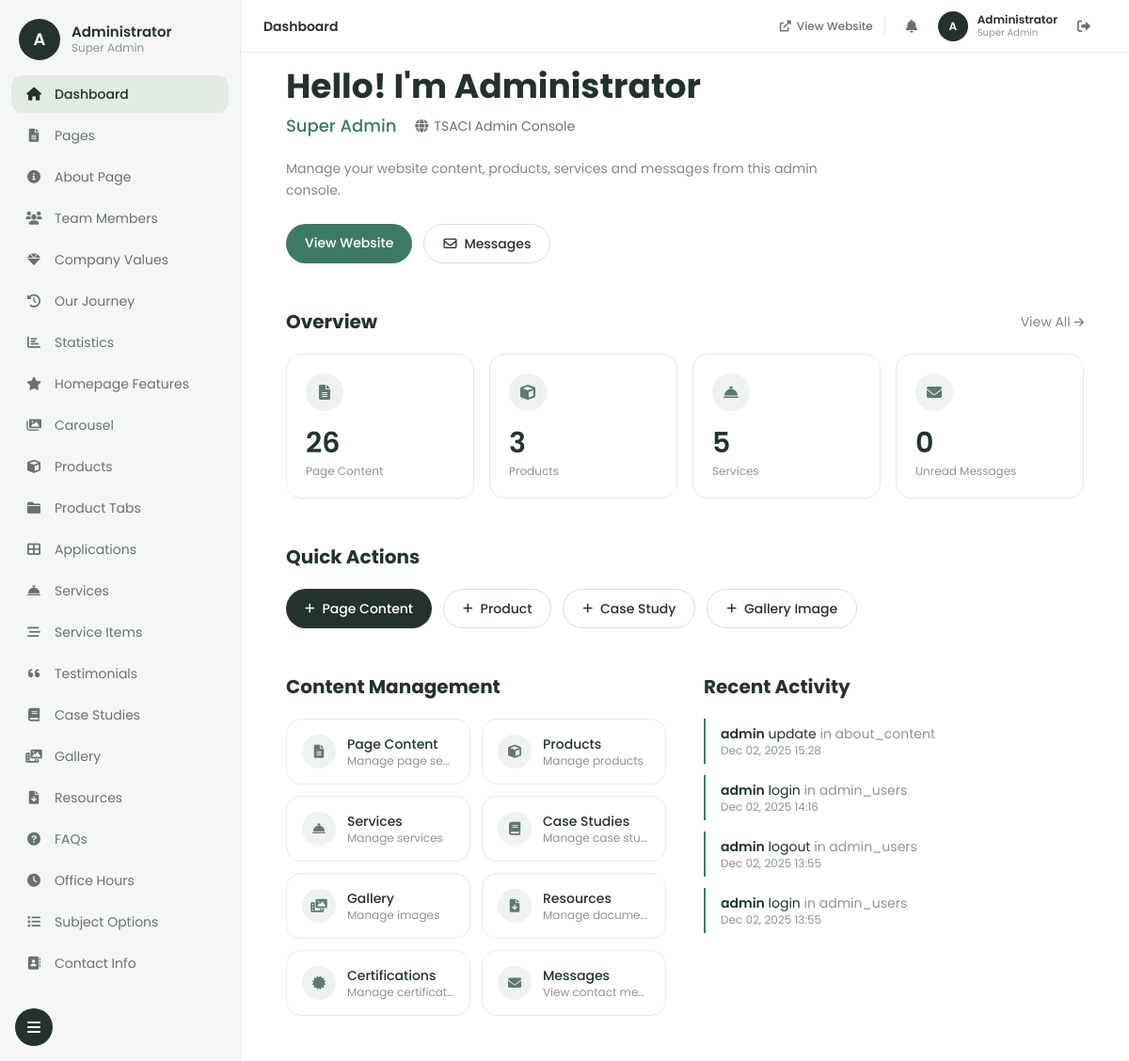
/admin/index.php (signed in), run on the app's committed database.
### tables this page shows
CREATE TABLE `activity_logs` (
  `id` int(11) NOT NULL,
  `user_id` int(11) DEFAULT NULL,
  `action` varchar(100) NOT NULL,
  `table_name` varchar(50) DEFAULT NULL,
  `record_id` int(11) DEFAULT NULL,
  `description` text DEFAULT NULL,
  `ip_address` varchar(45) DEFAULT NULL,
  `user_agent` text DEFAULT NULL,
  `created_at` timestamp NOT NULL DEFAULT current_timestamp()
);

### admin/index.php (the view, shortened to what the rows shown need)
<?php
require_once 'config.php';
$user = getCurrentUser();
$db = getDB();
$stats = [];
$result = $db->query("SELECT COUNT(*) as count FROM page_content WHERE is_active = 1");
$stats['pages'] = $result->fetch_assoc()['count'];
$result = $db->query("SELECT COUNT(*) as count FROM products WHERE is_active = 1");
$stats['products'] = $result->fetch_assoc()['count'];
$result = $db->query("SELECT COUNT(*) as count FROM services WHERE is_active = 1");
$stats['services'] = $result->fetch_assoc()['count'];
$result = $db->query("SELECT COUNT(*) as count FROM case_studies WHERE is_active = 1");
$stats['case_studies'] = $result->fetch_assoc()['count'];
$result = $db->query("SELECT COUNT(*) as count FROM gallery_images WHERE is_active = 1");
$stats['gallery'] = $result->fetch_assoc()['count'];
$result = $db->query("SELECT COUNT(*) as count FROM resources WHERE is_active = 1");
$stats['resources'] = $result->fetch_assoc()['count'];
$result = $db->query("SELECT COUNT(*) as count FROM certifications WHERE is_active = 1");
$stats['certifications'] = $result->fetch_assoc()['count'];
$result = $db->query("SELECT COUNT(*) as count FROM contact_messages WHERE is_read = 0 AND is_archived = 0");
$stats['messages'] = $result->fetch_assoc()['count'];
$result = $db->query("SELECT al.*, au.username, au.full_name FROM activity_logs al LEFT JOIN admin_users au ON al.user_id = au.id ORDER BY al.created_at DESC LIMIT 10");
$recent_activity = [];
while ($row = $result->fetch_assoc()) {
    $recent_activity[] = $row;
}
?>
<!DOCTYPE html>
<html lang="en">
<head>
    <script src="https://cdn.tailwindcss.com"></script>
    <link href="https://cdnjs.cloudflare.com/ajax/libs/font-awesome/6.0.0/css/all.min.css" rel="stylesheet">
</head>
<body class="bg-gray-100">
    <?php include 'includes/sidebar.php'; ?>
    <div class="lg:ml-64 p-6 lg:p-12">
        <div class="mb-12 fade-in fade-in-delay-1">
            <h1 class="text-3xl lg:text-4xl font-bold text-[#23332c]">Hello! I'm <?php echo htmlspecialchars($user['full_name'] ?: $user['username']); ?></h1>
            <div class="flex flex-wrap items-center gap-x-5 gap-y-2 mt-2">
                <span class="text-[#3d7a66] font-medium text-lg"><?php echo htmlspecialchars(ucwords(str_replace('_', ' ', $user['role'] ?? 'Administrator'))); ?></span>
                <span class="inline-flex items-center gap-1.5 text-sm text-[#66746c]">
                    <i class="fas fa-globe"></i> <?php echo SITE_NAME; ?>
                </span>
            </div>
            <p class="text-[#7d8b84] mt-5 max-w-xl text-sm leading-relaxed">
                Manage your website content, products, services and messages from this admin console.
            </p>
            <div class="flex flex-wrap gap-3 mt-6">
                <a href="../index.php" target="_blank" class="px-5 py-2.5 rounded-full bg-[#3d7a66] text-white text-sm font-medium hover:bg-[#2f6351] transition-colors">View Website</a>
                <a href="messages.php" class="inline-flex items-center gap-2 px-5 py-2.5 rounded-full border border-[#d6ded9] text-sm font-medium text-[#23332c] hover:bg-[#eff4f1] transition-colors">
                </a>
            </div>
        </div>
        <div class="flex items-center justify-between mb-5 fade-in fade-in-delay-2">
            <h2 class="text-xl font-bold text-[#23332c]">Overview</h2>
        </div>
        <div class="grid grid-cols-2 lg:grid-cols-4 gap-4 mb-12 fade-in fade-in-delay-2">
            <a href="products.php" class="border border-[#e6ece8] rounded-2xl p-5 hover:bg-[#f7faf8] transition-colors">
                <div class="w-10 h-10 rounded-full bg-[#eef3f0] flex items-center justify-center mb-4">
                    <i class="fas fa-cube text-[#60796e]"></i>
                </div>
                <p class="text-3xl font-semibold text-[#23332c]"><?php echo $stats['products']; ?></p>
                <p class="text-xs text-[#8a978f] mt-1">Products</p>
            </a>
            <a href="messages.php" class="border border-[#e6ece8] rounded-2xl p-5 hover:bg-[#f7faf8] transition-colors">
                <div class="w-10 h-10 rounded-full bg-[#eef3f0] flex items-center justify-center mb-4">
                    <i class="fas fa-envelope text-[#60796e]"></i>
                </div>
                <p id="stat-messages-count" class="text-3xl font-semibold <?php echo $stats['messages'] > 0 ? 'text-red-500' : 'text-[#23332c]'; ?>"><?php echo $stats['messages']; ?></p>
                <p class="text-xs text-[#8a978f] mt-1">Unread Messages</p>
            </a>
        </div>
        <h2 class="text-xl font-bold text-[#23332c] mb-5 fade-in fade-in-delay-3">Quick Actions</h2>
        <div class="grid grid-cols-1 lg:grid-cols-2 gap-10 fade-in fade-in-delay-4">
            <div>
                <h2 class="text-xl font-bold text-[#23332c] mb-5">Content Management</h2>
            </div>
            <div>
                <h2 class="text-xl font-bold text-[#23332c] mb-5">Recent Activity</h2>
                <div class="space-y-3 max-h-96 overflow-y-auto pr-2">
                    <?php if (empty($recent_activity)): ?>
                        <p class="text-[#8a978f] text-sm py-4">No recent activity</p>
                    <?php else: ?>
                        <?php foreach ($recent_activity as $activity): ?>
                            <div class="border-l-2 border-[#3d7a66] pl-4 py-1.5">
                                <p class="text-sm text-[#23332c]">
                                    <span class="font-semibold"><?php echo htmlspecialchars($activity['username']); ?></span>
                                    <?php echo htmlspecialchars($activity['action']); ?>
                                    <?php if ($activity['table_name']): ?>
                                        <span class="text-[#8a978f]">in <?php echo htmlspecialchars($activity['table_name']); ?></span>
                                    <?php endif; ?>
                                </p>
                                <p class="text-xs text-[#8a978f]"><?php echo formatDate($activity['created_at'], 'M d, Y H:i'); ?></p>
                            </div>
                        <?php endforeach; ?>
                    <?php endif; ?>
                </div>
            </div>
        </div>
    </div>
</body>
</html>

### admin/includes/sidebar.php (shortened to what the rows shown need)
<?php
$current_user = getCurrentUser();
$display_name = $current_user['full_name'] ?: $current_user['username'];
$avatar_initial = strtoupper(substr($display_name, 0, 1));
$role_label = ucwords(str_replace('_', ' ', $current_user['role'] ?? 'Admin'));
?>
<aside id="sidebar" class="fixed top-0 bottom-0 left-0 z-40 w-64 transition-all duration-300 -translate-x-full lg:translate-x-0 bg-[#f5f7f5] text-[#45524b] lg:border-r lg:border-black/5 flex flex-col">
    <div class="sidebar-header flex items-center gap-3 px-5 pt-5 pb-4 flex-shrink-0">
        <div class="w-11 h-11 rounded-full bg-[#23332c] text-white flex items-center justify-center font-semibold text-lg flex-shrink-0">
            <?php echo htmlspecialchars($avatar_initial); ?>
        </div>
        <div class="sidebar-label min-w-0 flex-1">
            <p class="font-semibold text-[15px] text-[#23332c] leading-tight truncate"><?php echo htmlspecialchars($display_name); ?></p>
            <p class="text-xs text-[#8a978f] truncate"><?php echo htmlspecialchars($role_label); ?></p>
        </div>
    </div>
</aside>
<header id="admin-topbar" class="fixed top-0 left-0 right-0 lg:left-64 z-20 h-14 bg-white/95 backdrop-blur border-b border-[#e6ece8] flex items-center gap-3 pl-16 pr-4 lg:pl-6 lg:pr-8">
    <div class="flex items-center gap-2.5">
        <div class="w-8 h-8 rounded-full bg-[#23332c] text-white flex items-center justify-center text-xs font-semibold flex-shrink-0"><?php echo htmlspecialchars($avatar_initial); ?></div>
        <div class="hidden sm:block leading-tight min-w-0">
            <p class="text-xs font-semibold text-[#23332c] truncate max-w-[10rem]"><?php echo htmlspecialchars($display_name); ?></p>
            <p class="text-[10px] text-[#8a978f] truncate"><?php echo htmlspecialchars($role_label); ?></p>
        </div>
    </div>
</header>

### data on the page
activity_logs: id "3", description "0", user.username "admin", action "login", table_name "admin_users", created_at "Dec 02, 2025 14:16"
activity_logs: user.username "admin", action "update", table_name "about_content", created_at "Dec 02, 2025 15:28"
activity_logs: user.username "admin", action "logout", table_name "admin_users", created_at "Dec 02, 2025 13:55"
activity_logs: user.username "admin", action "login", table_name "admin_users", created_at "Dec 02, 2025 13:55"

### other printed values
$avatar_initial "A"
$display_name "Administrator"
$role_label "Super Admin"
$item[2] "Dashboard"
$item[2] "Pages"
$item[2] "About Page"
$item[2] "Team Members"
$item[2] "Company Values"
$item[2] "Our Journey"
$item[2] "Statistics"
$item[2] "Homepage Features"
$item[2] "Carousel"
$item[2] "Products"
$item[2] "Product Tabs"
$item[2] "Applications"
